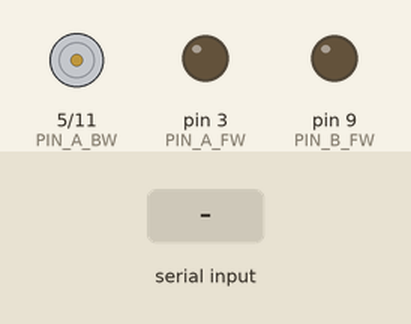
Recording of a sketch running on a simulated Arduino Uno, built with avr-gcc and run on an emulated ATmega328P. Parts: motor-driver pin pairs drawn as motors (green arrow = first pin HIGH = forward, orange = second pin HIGH = backward, longer = more drive), output pins drawn as LEDs (lit = HIGH). The test bench sets the inputs (shaded band). What the sketch prints to the serial monitor is not drawn.

Above: at 1.2 s.
1.3 s: byte 30 received over Serial
At 1.9 s:
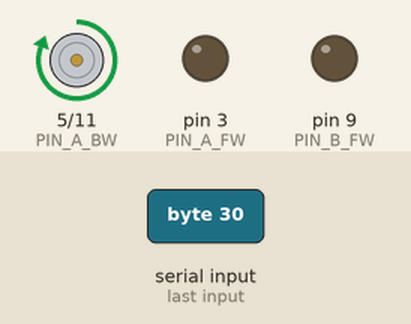
Timing chart, 0 to 4.3 s (numbered marks = the images above; inputs shaded):
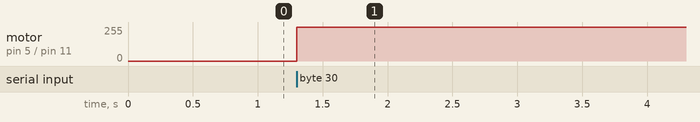

Measured:
- after the input at 1.3 s, motor on pin 5 (PIN_A_BW) / pin 11 (PIN_B_BW): stopped → forward 255/255 at once

The sketch:

app.ino
```cpp
#include <Arduino.h>
#include <stdint.h>
#include <stdlib.h>

// -------------------------------- //

#define SERIAL_BAUDRATE 38400

#define PIN_A_FW 3
#define PIN_A_BW 5

#define PIN_B_FW 9
#define PIN_B_BW 11

#define SPEED_STEP_1 120
#define SPEED_STEP_2 255

// !!-----------------------------!! //

#define SPEED_MIN 70 // don't change unless you know what you're doing

#define CHECK_SPEED // comment to disable check below

// !!-----------------------------!! //

#define PACKET_SIZE 1
#define PACKET_START 0x02

#define READY_BYTE 0x45
#define OK_BYTE 0xC8

typedef struct packet {
    uint8_t pkt_start;

    uint8_t mot_a_state;
    uint8_t mot_a_dir;
    uint8_t mot_a_speed;

    uint8_t mot_b_state;
    uint8_t mot_b_dir;
    uint8_t mot_b_speed;
} packet_t;

void set_motor_speed(uint8_t pin_fw, uint8_t pin_bw, uint8_t negative, uint8_t speed) {
    if (negative) {
        uint8_t pin_tmp = pin_fw;

        pin_fw = pin_bw;
        pin_bw = pin_tmp;
    }

    if (speed < SPEED_MIN) {
        speed = 0;
    }

#ifdef CHECK_SPEED
    if (analogRead(pin_fw) == speed) {
        return;
    }
#endif

    analogWrite(pin_fw, speed);
    analogWrite(pin_bw, LOW);
}

void set_speed_a(uint8_t negative, uint8_t speed) {
    set_motor_speed(PIN_A_FW, PIN_A_BW, negative, speed);
}

void set_speed_b(uint8_t negative, uint8_t speed) {
    set_motor_speed(PIN_B_FW, PIN_B_BW, negative, speed);
}

void handle_packet(packet_t pkt) {
    set_speed_a(pkt.mot_a_dir, pkt.mot_a_speed);
    set_speed_b(pkt.mot_b_dir, pkt.mot_b_speed);
}

void setup() {
    Serial.begin(SERIAL_BAUDRATE);

    Serial.write(READY_BYTE);

    pinMode(PIN_A_FW, OUTPUT);
    pinMode(PIN_A_BW, OUTPUT);

    pinMode(PIN_B_FW, OUTPUT);
    pinMode(PIN_B_BW, OUTPUT);
}

uint8_t get_bit_at(uint8_t byte, uint8_t index) {
    index &= 7;

    return (byte & (0x80 >> index)) >> (7 - index);
}

uint8_t get_bits_at(uint8_t byte, uint8_t index, uint8_t count) {
    index &= 7;
    count &= 7;

    return (byte & (0xFF >> index)) >> ((8 - index) - count);
}

// TODO: fail safe packet reading
void loop() {
    if (Serial.available()) {
        uint8_t data = Serial.read();

        packet_t pkt;

        pkt.pkt_start = get_bits_at(data, 6, 2); // data & (0xFF >> 6);

        Serial.print("start: "); Serial.println(pkt.pkt_start);

        if (pkt.pkt_start != PACKET_START) {
            return;
        }

        if (pkt.mot_a_state = get_bit_at(data, 5)) {
            pkt.mot_a_dir = get_bit_at(data, 4);
            pkt.mot_a_speed = get_bit_at(data, 3) ? SPEED_STEP_2 : SPEED_STEP_1;
        } else {
            pkt.mot_a_dir = 0;
            pkt.mot_a_speed = 0;
        }

        if (pkt.mot_b_state = get_bit_at(data, 2)) {
            pkt.mot_b_dir = get_bit_at(data, 1);
            pkt.mot_b_speed = get_bit_at(data, 0) ? SPEED_STEP_2 : SPEED_STEP_1;
        } else {
            pkt.mot_b_dir = 0;
            pkt.mot_b_speed = 0;
        }

        Serial.print("state a = "); Serial.println(pkt.mot_a_state);
        Serial.print("speed a = "); Serial.println(pkt.mot_a_speed);
        Serial.print("state b = "); Serial.println(pkt.mot_b_state);
        Serial.print("speed b = "); Serial.println(pkt.mot_b_speed);

        handle_packet(pkt);

        Serial.write(OK_BYTE);
    }
}
```
